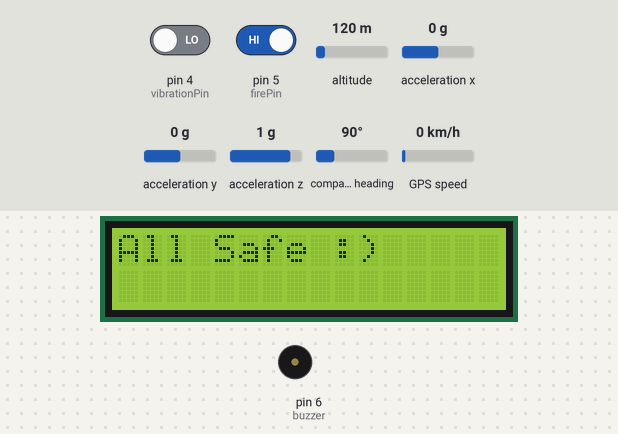
Recording of a sketch running on a simulated Arduino Uno, built with avr-gcc and run on an emulated ATmega328P. On the bench: 16×2 character LCD, buzzer (waves = sounding, pin HIGH). Wiring (inferred from the names in the program): ADXL345 accelerometer at I2C address 0x53. Inputs (shaded band) come from the test bench; at power-on: acceleration x 0 g, pin 4 (vibrationPin) LOW, pin 5 (firePin) HIGH, altitude 120 m, acceleration y 0 g, acceleration z 1 g, compass heading 90°, GPS speed 0 km/h. The GPS gets a fix after 3 s at 37.7749, -122.4194 with 8 satellites; the modem accepts every AT command (registered, SIM ready, sends succeed) and sends nothing else; what the sketch prints to the serial monitor is not drawn.

Above: at 6.2 s.
6.3 s: acceleration x set to -1.4 g
At 9.8 s:
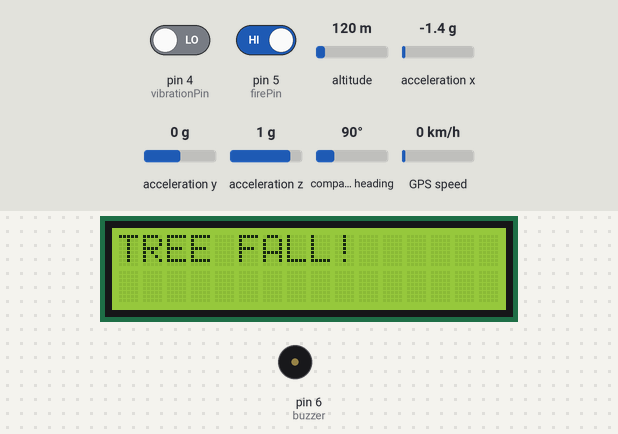
19.5 s: pin 4 (vibrationPin) driven HIGH
At 27.0 s:
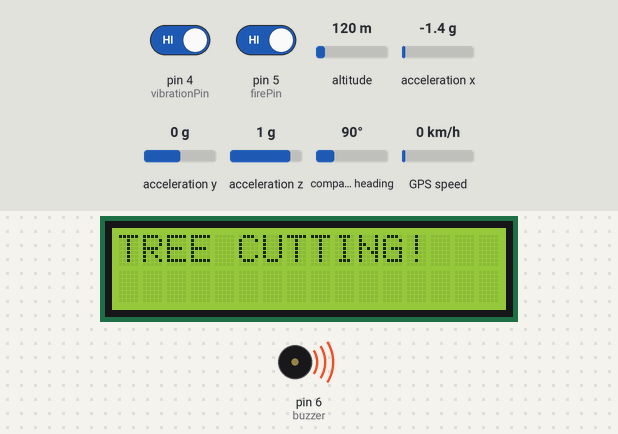
36.7 s: pin 5 (firePin) driven LOW
At 44.2 s:
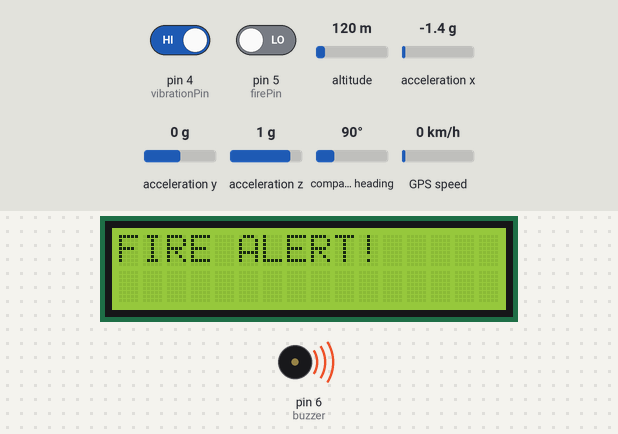
Timing chart, 0 to 45.7 s (numbered marks = the images above; inputs shaded):
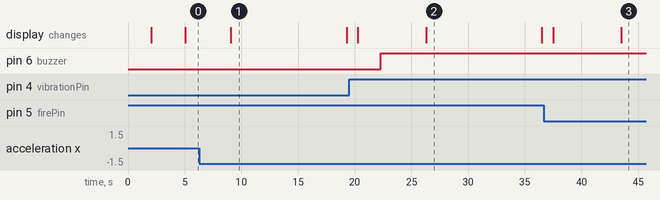

Measured:
- after the input at 6.3 s, the display: changes after 2.8 s (image 1)
- after the input at 19.5 s, the display: first differs from a run without the input after 6.8 s (image 2)
- after the input at 36.7 s, the display: first differs from a run without the input after 6.8 s (image 3)
- what the display in image 1 shows lasts 10.2 s, from 9.1 s to 19.3 s

The sketch:

arduino.ino
```cpp
#include <Wire.h>
#include <LiquidCrystal.h>
#include <SoftwareSerial.h>
#include <TinyGPS.h>
static const uint32_t GPSBaud = 9600;
TinyGPS gps;
float flat;
float flon;
String msg;
LiquidCrystal lcd(13, 12, 11, 10, 9, 8);

// GSM on pins 2 & 3
SoftwareSerial gsm(2, 3);  // RX, TX

#define vibrationPin 4
#define firePin 5
#define buzzer 6

#define ADXL345 0x53

int16_t AcX, AcY, AcZ;


// flags to avoid SMS spam 😎
bool fireSent = false;
bool cutSent = false;
bool fallSent = false;

void setup() {
  Serial.begin(9600);
  gsm.begin(9600);
  Wire.begin();

  lcd.begin(16, 2);
  lcd.print("Forest Monitor");
  delay(2000);
  lcd.clear();

  pinMode(vibrationPin, INPUT);
  pinMode(firePin, INPUT);
  pinMode(buzzer, OUTPUT);

  // ADXL345 init
  Wire.beginTransmission(ADXL345);
  Wire.write(0x2D);
  Wire.write(8);
  Wire.endTransmission();

  delay(3000);
}


void loop() {

  // ---- READ ADXL345 ----
  Wire.beginTransmission(ADXL345);
  Wire.write(0x32);
  Wire.endTransmission(false);
  Wire.requestFrom(ADXL345, 6, true);

  AcX = Wire.read() | Wire.read() << 8;
  AcY = Wire.read() | Wire.read() << 8;
  AcZ = Wire.read() | Wire.read() << 8;

  int vibration = digitalRead(vibrationPin);
  int fire = digitalRead(firePin);

  int fireStatus = 0;
  int vibStatus = 0;
  int fallStatus = 0;
  int buzStatus = 0;

  lcd.clear();

  // ---- CONDITIONS ----
  if (fire == LOW) {
    lcd.print("FIRE ALERT!");
    fireStatus = 1;
    buzStatus = 1;

    if (!fireSent) {
      msg = "fire detected";
      SendMessage();
      delay(2000);
      fireSent = true;
    }

    cutSent = false;
    fallSent = false;
  } else if (vibration == HIGH) {
    lcd.print("TREE CUTTING!");
    vibStatus = 1;
    buzStatus = 1;

    if (!cutSent) {
      msg = "tree cutting alert";
      SendMessage();
      delay(2000);
      cutSent = true;
    }

    fireSent = false;
    fallSent = false;
  } else if (abs(AcX) > 150 || abs(AcY) > 150) {
    lcd.print("TREE FALL!");
    fallStatus = 1;
    buzStatus = 1;

    if (!fallSent) {
      msg = "tree fall detected";
      SendMessage();
      delay(2000);
      fallSent = true;
    }

    fireSent = false;
    cutSent = false;
  } else {
    lcd.print("All Safe :)");

    // reset all flags
    fireSent = false;
    cutSent = false;
    fallSent = false;
  }

  digitalWrite(buzzer, buzStatus);

  // ---- SERIAL OUTPUT (for NodeMCU) ----
  Serial.print("a");
  Serial.print(fireStatus);
  Serial.print("b");
  Serial.print(vibStatus);
  Serial.print("c");
  Serial.print(fallStatus);
  Serial.println("d");

  delay(1000);
  bool newData = false;
  unsigned long chars;
  unsigned short sentences, failed;

  // For one second we parse GPS data and report some key values
  for (unsigned long start = millis(); millis() - start < 1000;) {
    while (Serial.available()) {
      char c = Serial.read();
      // Serial.write(c); // uncomment this line if you want to see the GPS data flowing
      if (gps.encode(c))  // Did a new valid sentence come in?
        newData = true;
    }
  }

  if (newData) {
    //    float flat, flon;
    unsigned long age;
    gps.f_get_position(&flat, &flon, &age);
    Serial.println("LAT=");
    Serial.println(flat == TinyGPS::GPS_INVALID_F_ANGLE ? 0.0 : flat, 6);
    //    Serial.println(flat);
    Serial.println(" LON=");
    Serial.println(flon == TinyGPS::GPS_INVALID_F_ANGLE ? 0.0 : flon, 6);
    //    Serial.println(flon);
    delay(2000);
  }
}
void SendMessage() {
  gsm.println("AT");  //test check communication with gsm module
  delay(1000);
  gsm.println("ATE0");  //ATE0: Switch echo off. ATE1: Switch echo on.
  delay(1000);
  gsm.println("AT+CMGF=1");  //set sms text mode
  delay(1000);
 gsm.println("AT+CMGS=\"+918008282486\"\r");  //send specfic number
  delay(1000);


  gsm.println(msg);
  gsm.println("LOCATION");
  // Convert flat and flon to 6-digit precision strings
  String flatStr = String(flat, 6);
  String flonStr = String(flon, 6);
  gsm.println("This is location click to direction");
  gsm.println("http://www.google.com/maps/place/" + flatStr + "," + flonStr);  //lin
  delay(1000);
  gsm.write(26);
  delay(5000);
  lcd.clear();
  lcd.setCursor(0, 0);
  lcd.print("Message sent..");
  gsm.println("Message sent..");
  delay(1000);

  // Clear the LCD and display latitude and longitude
  lcd.clear();
  lcd.setCursor(0, 0);
  lcd.print("LAT : ");
  lcd.print(flatStr);
  lcd.setCursor(0, 1);
  lcd.print("LNG : ");
  lcd.print(flonStr);
}
```
